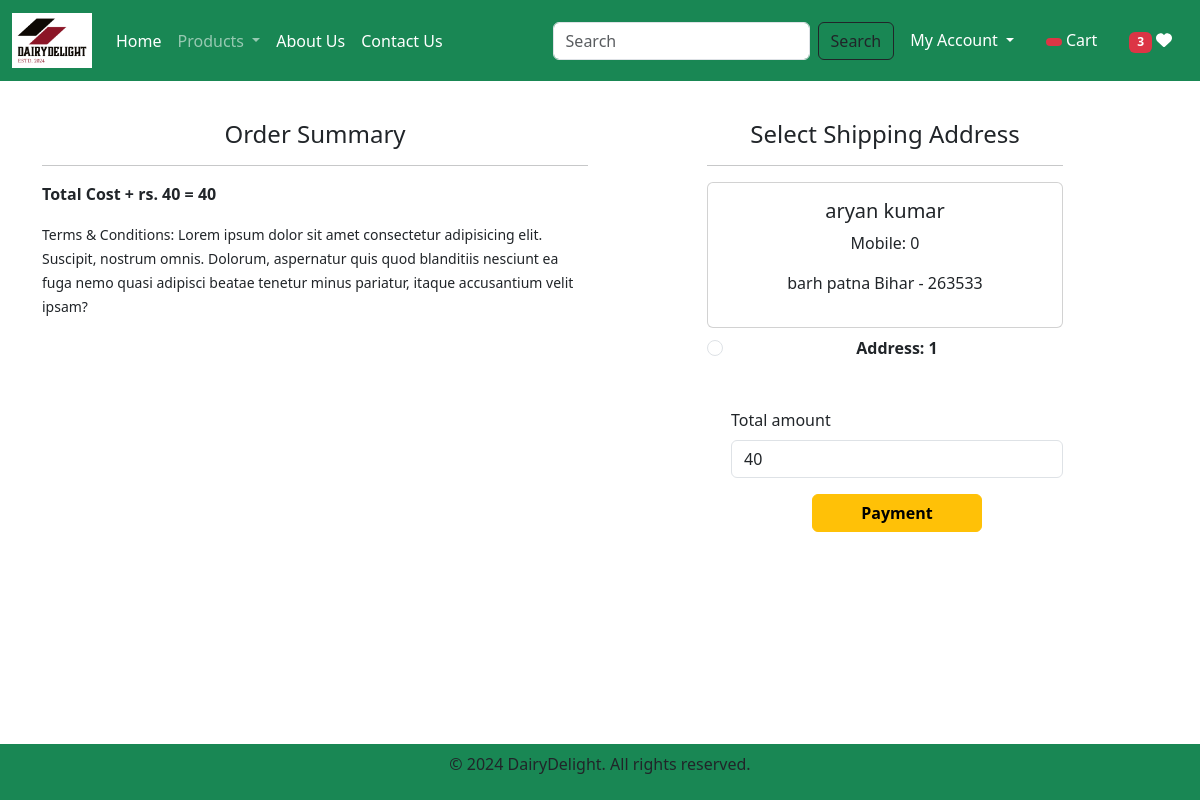
/checkout/ (signed in), run on the app's committed database.
### app/models.py (models this page shows, shortened)
class Customer(models.Model):
    user = models.ForeignKey(User, on_delete=models.CASCADE)
    name = models.CharField(max_length=200)
    locality = models.CharField(max_length=200)
    city = models.CharField(max_length=50)
    mobile = models.IntegerField(default=0)
    zipcode = models.IntegerField()
    state = models.CharField(choices=STATE_CHOICES, max_length=100)
    email = models.EmailField(null=False, default="default@example.com")

### app/views.py (the view, shortened to what this page needs)
# urls.py: path('checkout/', checkout.as_view(), name='checkout'),
class checkout(View):
    def get(self, request):
        if not request.user.is_authenticated:
            return redirect('login')  # Redirect to login if not authenticated
        totalitem = 0
        wishitem = 0
        totalamount = 0
        razoramount = 0
        totalitem = len(Cart.objects.filter(user=request.user))
        wishitem = len(Wishlist.objects.filter(user=request.user))
        user = request.user
        add = Customer.objects.filter(user=user)
        cart_items = Cart.objects.filter(user=user)
        famount = 0
        for p in cart_items:
            value = p.quantity * p.product.discounted_price
            famount += value
        totalamount = famount + 40
        razoramount = int(totalamount * 100)
        client = razorpay.Client(auth=(settings.RAZOR_KEY_ID, settings.RAZOR_KEY_SECRET))
        data = {"amount": razoramount, "currency": "INR", "receipt": "order_rcptid_12"}
        payment_response = client.order.create(data=data)
        order_id = payment_response['id']
        order_status = payment_response['status']
        return render(request, 'app/checkout.html', locals())

### app/templates/app/checkout.html (shortened to what this page needs)
{% extends "app/base.html" %}
{% load static %}
{% block main-content %}
<br>
<br>
<br>
<div class="container">
    <div class="row mt-5">
        <div class="col-sm-6">
            <h4 class="text-center">Order Summary</h4>
            <hr>
            <p class="fw-bold">Total Cost + rs. 40 = {{totalamount}}</p>
            <small>Terms & Conditions: Lorem ipsum dolor sit amet consectetur adipisicing elit. Suscipit, nostrum omnis. Dolorum, aspernatur quis quod blanditiis nesciunt ea fuga nemo quasi adipisci beatae tenetur minus pariatur, itaque accusantium velit ipsam? </small>
        </div>
        <div class="col-sm-4 offset-sm-1">
            <h4 class="text-center">Select Shipping Address</h4>
            <hr>
            <form method="post" id="myform">
                {% for ad in add %}
                <div class="card">
                    <div class="card-body">
                        <h5 class="text-center">{{ad.name}}</h5>
                        <p class="text-center">Mobile: {{ad.mobile}} </p>
                        <p class="text-center">{{ad.locality}} {{ad.city}} {{ad.state}} - {{ad.zipcode}} </p>
                    </div>
                </div>
                <div>
                    <div class="form-check mt-2 mb-5 text-center">
                        <input type="radio" class="form-check-input" name="custid" id="custadd{{forloop.counter}}" value="{{ad.id}}" required>
                        <label class="form-check-label fw-bold" for="custadd{{forloop.counter}}">Address: {{forloop.counter}}</label>
                    </div>
                </div>
                {% endfor %}
                <div class="form-check mb-3">
                    <label for="totalamount" class="form-label">Total amount</label>
                    <input type="number" class="form-control" name="totalamount" value={{totalamount}} readonly>
                    <div class="text-end text-center">
                        <button id="rzp-button1" type="button" class="btn btn-warning mt-3 px-5 fw-bold"> Payment</button>
                    </div>
                </div>
            </form>
        </div>
    </div>
<br>
<br>
<br>
<br>
<br>
{% endblock main-content %}

### data on the page
Customer: name "aryan kumar", mobile "0", locality "barh", city "patna", state "Bihar", zipcode "263533"

### other printed values
{{ wishitem }} "3"
{{ totalamount }} "40"
